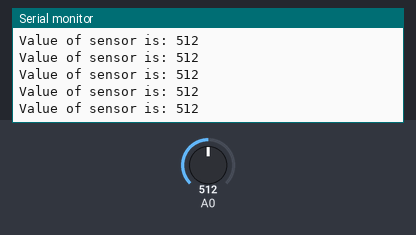
This sketch was run on a simulated Arduino Uno, built with avr-gcc and run on an emulated ATmega328P. On the bench: the last lines printed to the serial monitor. The inputs (shaded band) are chosen by the test bench; at power-on: A0 = 512.

Above: at 1.2 s.
1.3 s: A0 set to 108
At 2.2 s:
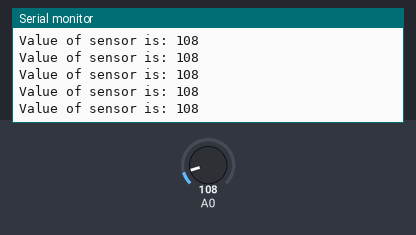
4.3 s: A0 set to 90
At 5.1 s:
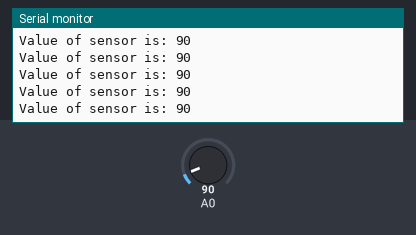
7.3 s: A0 set to 11
At 8.3 s:
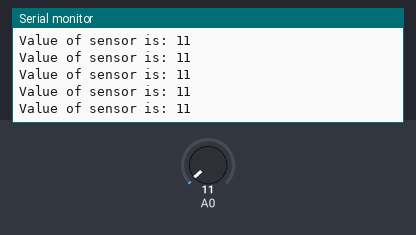
10.3 s: A0 set to 8
At 11.0 s:
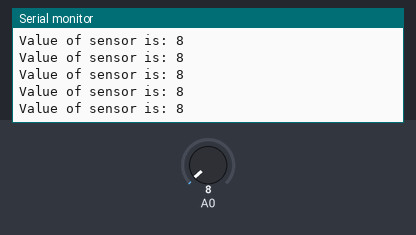
11.8 s: A0 set to 1023
At 12.5 s:
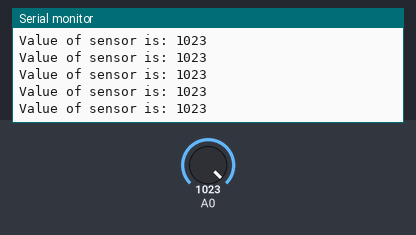
14.8 s: A0 set to 987
At 15.8 s:
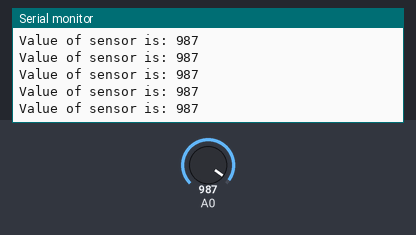
Timing chart, 0 to 17.8 s (numbered marks = the images above; inputs shaded):
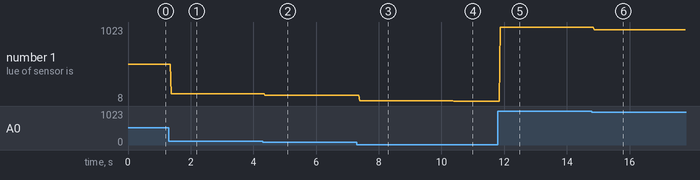

The sketch:

2_1.ino
```cpp
void setup()
{
  Serial.begin(9600);
}

void loop()
{
  int sensorValue = analogRead(A0);

  Serial.print("Value of sensor is: ");
  Serial.println(sensorValue);

  delay(1); // Allow ADC to "settle" between readings
}
```

Measured:
- after the input at 1.3 s, the serial monitor: prints a new line after 0.08 s (image 1)
- after the input at 4.3 s, the serial monitor: prints a new line after 0.07 s (image 2)
- after the input at 7.3 s, the serial monitor: prints a new line after 0.09 s (image 3)
- after the input at 10.3 s, the serial monitor: prints a new line after 0.08 s (image 4)
- after the input at 11.8 s, the serial monitor: prints a new line after 0.07 s (image 5)
- after the input at 14.8 s, the serial monitor: prints a new line after 0.07 s (image 6)
- plotted number 1: 512 → 108 after the input at 1.3 s, 108 → 90 after the input at 4.3 s, 90 → 11 after the input at 7.3 s, 11 → 8 after the input at 10.3 s, 8 → 1023 after the input at 11.8 s
